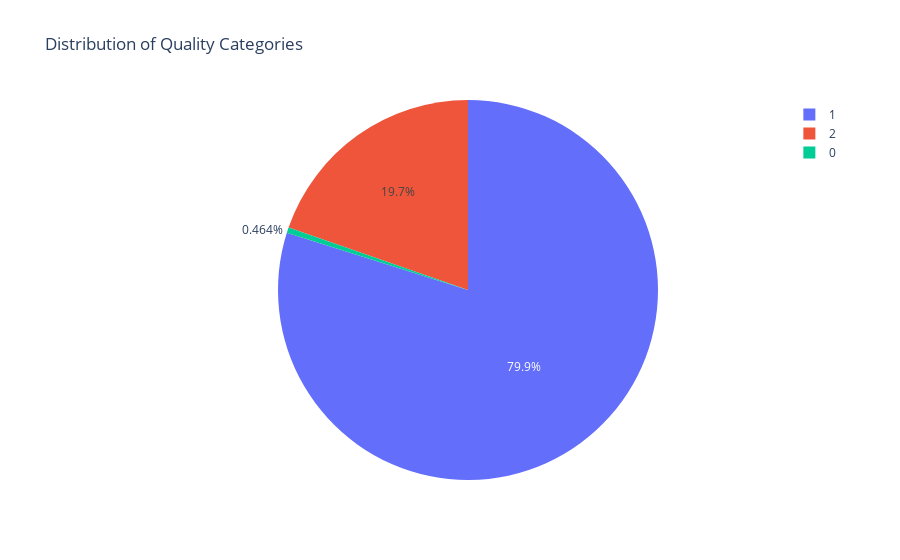

This figure's notebook cell:
### Code cell
# Make a countplot of the quality_category column
plt.figure(figsize=(8, 5))
sns.countplot(x="quality_category", hue="quality_category", data=data, palette='Set1', legend=False)
plt.title("Countplot of Quality Categories")
plt.xlabel("Quality (Low, Medium, High)")
plt.ylabel("Count")
plt.show()
import plotly.express as px

# Create a pie chart of the quality_category column
fig = px.pie(data, names='quality_category', title='Distribution of Quality Categories')
fig.show()

### Figure 1 — Plotly figure (JSON) as saved in the notebook; plotly's stock layout.template omitted (floating-point values rounded to 4 significant figures; data arrays with more than 128 entries replaced by an {"elided": "..."} marker saying what was removed)
{"data": [{"domain": {"x": [0, 1], "y": [0, 1]}, "hovertemplate": "quality_category=%{label}<extra></extra>", "labels": {"elided": "6463 str values"}, "legendgroup": "", "name": "", "showlegend": true, "type": "pie"}], "layout": {"legend": {"tracegroupgap": 0}, "title": {"text": "Distribution of Quality Categories"}}}
